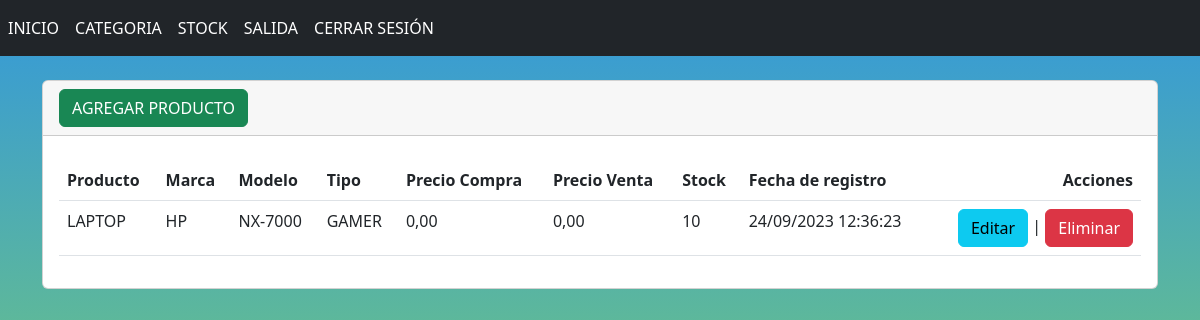
Page /ListarSTOCK/ on the earlier database version.
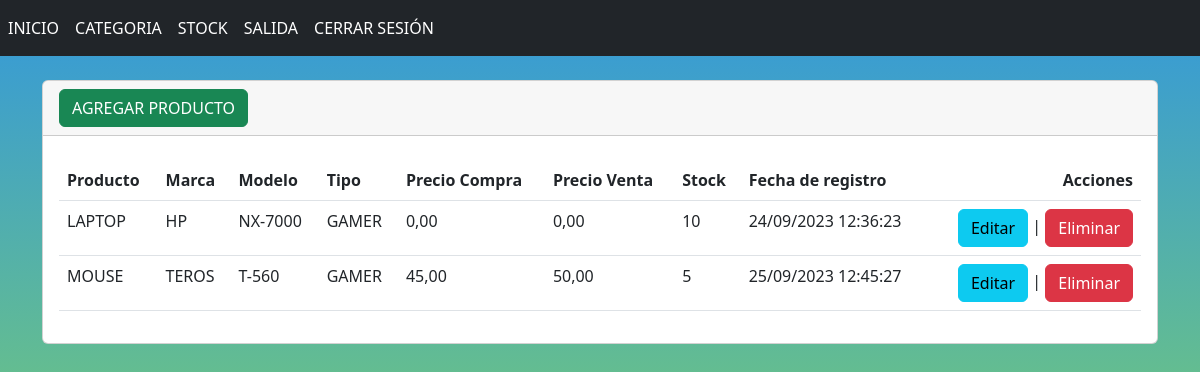
Same page on the later database version.
### stock/models.py (models this page shows, shortened)
class StockTienda(models.Model):
    producto = models.ForeignKey(Producto, on_delete=models.CASCADE)
    marca = models.ForeignKey(Marca, on_delete=models.CASCADE)
    modelo = models.ForeignKey(Modelo, on_delete=models.CASCADE)
    tipo = models.ForeignKey(Tipo, on_delete=models.CASCADE)
    precio_compra = models.DecimalField(max_digits=8, decimal_places=2)
    Precio_venta = models.DecimalField(max_digits=8, decimal_places=2)
    stock = models.IntegerField( default=0)
    fecha_registro = models.DateTimeField(auto_now_add=True)

### categorias/models.py (models this page shows, shortened)
class Producto(models.Model):
    N_producto = models.CharField(max_length=200, unique=True)

class Marca(models.Model):
    N_marca = models.CharField(max_length=100, unique=True)

class Modelo(models.Model):
    N_modelo = models.CharField(max_length=200, unique=True)

class Tipo(models.Model):
    N_tipo = models.CharField(max_length=200)

### stock/views.py (the view)
# urls.py: path('ListarSTOCK/',ListarStock,name='ListarSTOCK'),
def ListarStock (request):
    stocktienda = StockTienda.objects.all()
    contenido = {'stocktienda':stocktienda}
    return render(request,'ListarStock.html',contenido)

### templates/ListarStock.html (shortened to what this page needs)
{% extends "base1.html" %}
{% block contenido %}
<br>
<div class="card">
    <div class="card-header">
        <a name="" id="" class="btn btn-success" href="{% url 'AgregarSTOCK' %}" role="button">AGREGAR PRODUCTO</a>
    </div>
    <div class="card-body">
        <table class="table">
            <thead>
                <tr>
                    <th>Producto</th>
                    <th>Marca</th>
                    <th>Modelo</th>
                    <th>Tipo</th>
                    <th>Precio Compra</th>
                    <th>Precio Venta</th>
                    <th>Stock</th>
                    <th>Fecha de registro</th>
                    <th style="text-align: right;">Acciones</th>
                </tr>
            </thead>
            <tbody>
                {% for StockTienda in stocktienda %}
                <tr>
                    <td>{{ StockTienda.producto.N_producto}}</td>
                    <td>{{ StockTienda.marca.N_marca }}</td>
                    <td>{{ StockTienda.modelo.N_modelo }}</td>
                    <td>{{ StockTienda.tipo.N_tipo }}</td>
                    <td>{{ StockTienda.precio_compra }}</td>
                    <td>{{ StockTienda.Precio_venta }}</td>
                    <td>{{ StockTienda.stock}}</td>
                    <td>{{ StockTienda.fecha_registro|date:"d/m/Y H:i:s" }}</td>
                    <td style="text-align: right;">
                        <a name="" id="" class="btn btn-info" href="{% url 'EditarSTOCK' StockTienda.id%}" role="button">Editar</a>
                        |
                        <a name="" id="" class="btn btn-danger" href="{% url 'EliminarSTOCK' StockTienda.id%}" role="button">Eliminar</a>
                    </td>
                </tr>
                {% endfor %}
            </tbody>
        </table>
    </div>
</div>
{% endblock %}

### templates/base1.html (shortened to what this page needs)
{% load static %}
<!doctype html>
<html lang="en">
<head>
  <link href="https://cdn.jsdelivr.net/npm/bootstrap@5.2.1/dist/css/bootstrap.min.css" rel="stylesheet"
>
</head>
<body>
    <nav class="navbar navbar-expand navbar-light bg-dark " >
        <div class="nav navbar-nav" >
            <a class="nav-item nav-link font-weight-bold text-white" href="{% url 'Inicio'%}">INICIO</a>
            <a class="nav-item nav-link font-weight-bold text-white" href="{% url 'ListarCT' %}">CATEGORIA</a>
            <a class="nav-item nav-link font-weight-bold text-white" href="{% url 'ListarSTOCK' %}">STOCK</a>
            <a class="nav-item nav-link font-weight-bold text-white" href="{% url 'ListarVenta' %}">SALIDA</a>
            <a class="nav-item nav-link font-weight-bold text-white" href="{% url 'index' %}">CERRAR SESIÓN</a>
        </div>
    </nav>
    <div class="container">
        <div class="row">
          <div class="col-12">
            {% block contenido %} {% endblock %}
          </div>
        </div>
      </div>
</body>
</html>

### templates/base1.html (style rules this page uses)
body::before { content: ""; position: fixed; top: 0; left: 0; width: 100%; height: 100%; background: linear-gradient(to bottom, #3498db, #9ae73c); z-index: -1; }

Differences in the rows shown:
added StockTienda: producto.N_producto "MOUSE", marca.N_marca "TEROS", modelo.N_modelo "T-560", tipo.N_tipo "GAMER", precio_compra "45,00", Precio_venta "50,00", stock "5", fecha_registro "25/09/2023 12:45:27"
